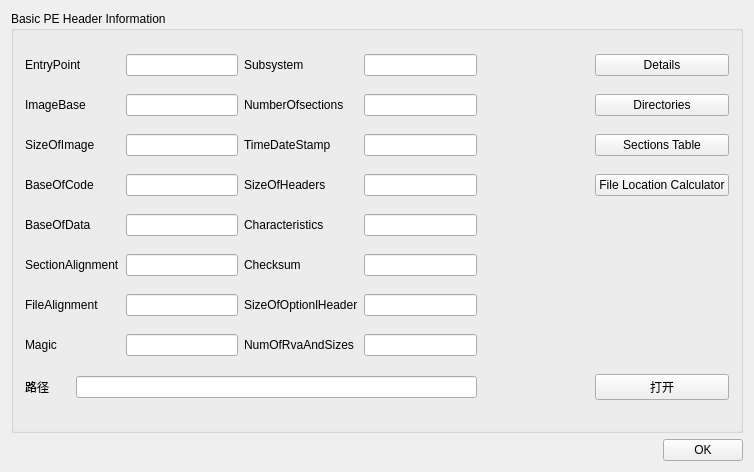
<?xml version="1.0" encoding="UTF-8"?>
<ui version="4.0">
 <class>Widget</class>
 <widget class="QWidget" name="Widget">
  <property name="geometry">
   <rect>
    <x>0</x>
    <y>0</y>
    <width>754</width>
    <height>472</height>
   </rect>
  </property>
  <property name="windowTitle">
   <string>Widget</string>
  </property>
  <layout class="QGridLayout" name="gridLayout">
   <item row="1" column="1">
    <widget class="QPushButton" name="OKButton">
     <property name="text">
      <string>OK</string>
     </property>
    </widget>
   </item>
   <item row="1" column="0">
    <spacer name="horizontalSpacer">
     <property name="orientation">
      <enum>Qt::Horizontal</enum>
     </property>
     <property name="sizeHint" stdset="0">
      <size>
       <width>40</width>
       <height>20</height>
      </size>
     </property>
    </spacer>
   </item>
   <item row="0" column="0" colspan="2">
    <widget class="QGroupBox" name="groupBox">
     <property name="title">
      <string>Basic PE Header Information</string>
     </property>
     <layout class="QGridLayout" name="gridLayout_2">
      <item row="0" column="0" colspan="2">
       <widget class="QLabel" name="label">
        <property name="text">
         <string>EntryPoint</string>
        </property>
       </widget>
      </item>
      <item row="0" column="4">
       <widget class="QLineEdit" name="Subsystem"/>
      </item>
      <item row="1" column="0" colspan="2">
       <widget class="QLabel" name="label_2">
        <property name="text">
         <string>ImageBase</string>
        </property>
       </widget>
      </item>
      <item row="1" column="2">
       <widget class="QLineEdit" name="ImageBase"/>
      </item>
      <item row="1" column="3">
       <widget class="QLabel" name="label_10">
        <property name="text">
         <string>NumberOfsections</string>
        </property>
       </widget>
      </item>
      <item row="1" column="4">
       <widget class="QLineEdit" name="NumberOfsections"/>
      </item>
      <item row="0" column="2">
       <widget class="QLineEdit" name="EntryPoint"/>
      </item>
      <item row="0" column="3">
       <widget class="QLabel" name="label_9">
        <property name="text">
         <string>Subsystem</string>
        </property>
       </widget>
      </item>
      <item row="0" column="6">
       <widget class="QPushButton" name="Details">
        <property name="text">
         <string>Details</string>
        </property>
       </widget>
      </item>
      <item row="3" column="2">
       <widget class="QLineEdit" name="BaseOfCode"/>
      </item>
      <item row="3" column="5">
       <spacer name="horizontalSpacer_2">
        <property name="orientation">
         <enum>Qt::Horizontal</enum>
        </property>
        <property name="sizeHint" stdset="0">
         <size>
          <width>40</width>
          <height>20</height>
         </size>
        </property>
       </spacer>
      </item>
      <item row="6" column="0" colspan="2">
       <widget class="QLabel" name="label_7">
        <property name="text">
         <string>FileAlignment</string>
        </property>
       </widget>
      </item>
      <item row="7" column="3">
       <widget class="QLabel" name="label_16">
        <property name="text">
         <string>NumOfRvaAndSizes</string>
        </property>
       </widget>
      </item>
      <item row="7" column="4">
       <widget class="QLineEdit" name="NumOfRvaAndSizes"/>
      </item>
      <item row="2" column="0" colspan="2">
       <widget class="QLabel" name="label_3">
        <property name="text">
         <string>SizeOfImage</string>
        </property>
       </widget>
      </item>
      <item row="8" column="0">
       <widget class="QLabel" name="label_17">
        <property name="text">
         <string>路径</string>
        </property>
       </widget>
      </item>
      <item row="8" column="1" colspan="4">
       <widget class="QLineEdit" name="filelocation"/>
      </item>
      <item row="8" column="6">
       <widget class="QPushButton" name="openfile">
        <property name="text">
         <string>打开</string>
        </property>
       </widget>
      </item>
      <item row="3" column="3">
       <widget class="QLabel" name="label_12">
        <property name="text">
         <string>SizeOfHeaders</string>
        </property>
       </widget>
      </item>
      <item row="5" column="2">
       <widget class="QLineEdit" name="SectionAlignment"/>
      </item>
      <item row="4" column="0" colspan="2">
       <widget class="QLabel" name="label_5">
        <property name="text">
         <string>BaseOfData</string>
        </property>
       </widget>
      </item>
      <item row="3" column="0" colspan="2">
       <widget class="QLabel" name="label_4">
        <property name="text">
         <string>BaseOfCode</string>
        </property>
       </widget>
      </item>
      <item row="2" column="3">
       <widget class="QLabel" name="label_11">
        <property name="text">
         <string>TimeDateStamp</string>
        </property>
       </widget>
      </item>
      <item row="3" column="4">
       <widget class="QLineEdit" name="SizeOfHeaders"/>
      </item>
      <item row="1" column="6">
       <widget class="QPushButton" name="directories">
        <property name="text">
         <string>Directories</string>
        </property>
       </widget>
      </item>
      <item row="5" column="0" colspan="2">
       <widget class="QLabel" name="label_6">
        <property name="text">
         <string>SectionAlignment</string>
        </property>
       </widget>
      </item>
      <item row="4" column="4">
       <widget class="QLineEdit" name="Characteristics"/>
      </item>
      <item row="5" column="4">
       <widget class="QLineEdit" name="Checksum"/>
      </item>
      <item row="6" column="2">
       <widget class="QLineEdit" name="FileAlignment"/>
      </item>
      <item row="4" column="2">
       <widget class="QLineEdit" name="BaseOfData"/>
      </item>
      <item row="2" column="2">
       <widget class="QLineEdit" name="SizeOfImage"/>
      </item>
      <item row="3" column="6">
       <widget class="QPushButton" name="File_Location_Calculator">
        <property name="text">
         <string>File Location Calculator</string>
        </property>
       </widget>
      </item>
      <item row="5" column="3">
       <widget class="QLabel" name="label_14">
        <property name="text">
         <string>Checksum</string>
        </property>
       </widget>
      </item>
      <item row="2" column="4">
       <widget class="QLineEdit" name="TimeDateStamp"/>
      </item>
      <item row="4" column="3">
       <widget class="QLabel" name="label_13">
        <property name="text">
         <string>Characteristics</string>
        </property>
       </widget>
      </item>
      <item row="7" column="0">
       <widget class="QLabel" name="label_8">
        <property name="text">
         <string>Magic</string>
        </property>
       </widget>
      </item>
      <item row="7" column="2">
       <widget class="QLineEdit" name="Magic"/>
      </item>
      <item row="2" column="6">
       <widget class="QPushButton" name="Import">
        <property name="text">
         <string>Sections Table</string>
        </property>
       </widget>
      </item>
      <item row="6" column="3">
       <widget class="QLabel" name="label_15">
        <property name="text">
         <string>SizeOfOptionlHeader</string>
        </property>
       </widget>
      </item>
      <item row="6" column="4">
       <widget class="QLineEdit" name="SizeOfOptionlHeader"/>
      </item>
     </layout>
    </widget>
   </item>
  </layout>
 </widget>
 <layoutdefault spacing="6" margin="11"/>
 <resources/>
 <connections>
  <connection>
   <sender>OKButton</sender>
   <signal>clicked()</signal>
   <receiver>Widget</receiver>
   <slot>close()</slot>
   <hints>
    <hint type="sourcelabel">
     <x>758</x>
     <y>43</y>
    </hint>
    <hint type="destinationlabel">
     <x>806</x>
     <y>26</y>
    </hint>
   </hints>
  </connection>
 </connections>
</ui>
